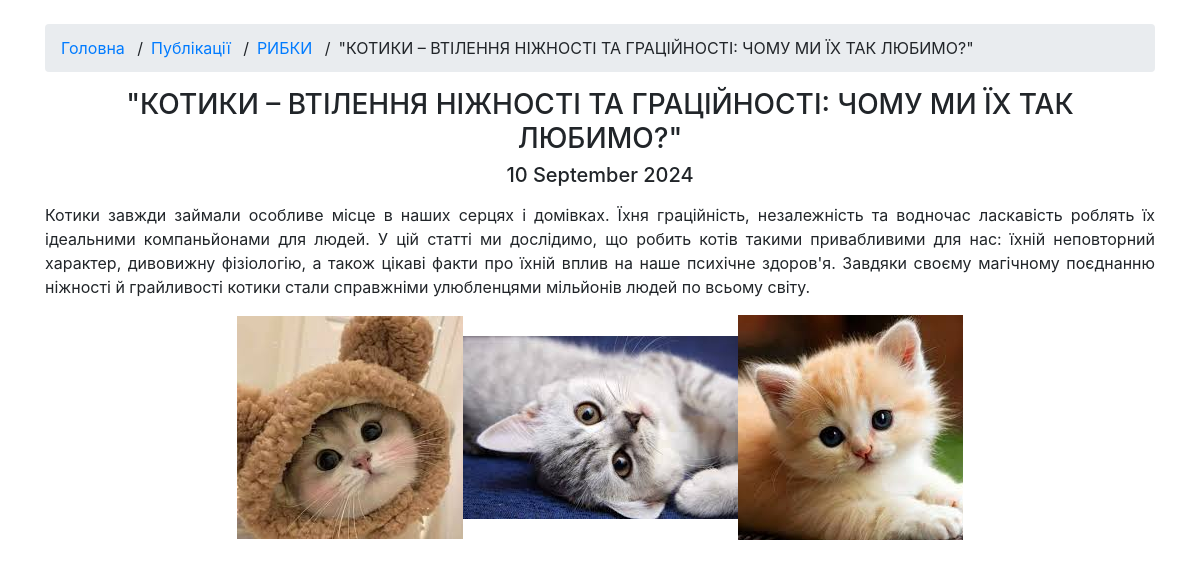
The page /articles/2024/09/10/kotiki-vtilennya-nizhnosti-ta-gracijnosti-chomu-mi/ on the database as committed earlier.
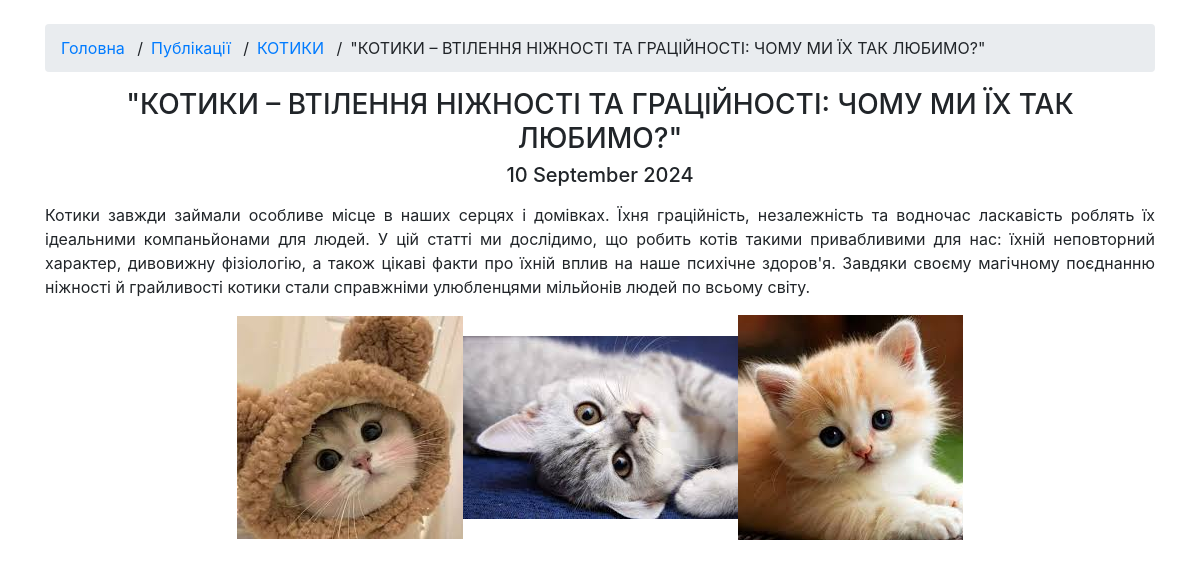
The same page on the database as committed later.
### app_blog/models.py (models this page shows, shortened)
class Article(models.Model):
    title = models.CharField('Заголовок', max_length=250, help_text='Максимум 250 символів')
    description = models.TextField(blank=True, verbose_name='Опис')
    pub_date = models.DateTimeField('Дата публікації', default=timezone.now)
    slug = models.SlugField('Слаг', unique_for_date='pub_date')
    main_page = models.BooleanField('Головна', default=False, help_text='Показувати на головній сторінці')
    category = models.ForeignKey(Category, related_name='articles', blank=True, null=True, verbose_name='Категорія', on_delete=models.CASCADE)
    objects = models.Manager()
    class Meta:
        ordering = ['-pub_date']
        verbose_name = 'Стаття'
        verbose_name_plural = 'Статті'

class Category(models.Model):
    category = models.CharField('Категорія', max_length=250, help_text='Максимум 250 символів')
    slug = models.SlugField('Слаг', unique=True)
    objects = models.Manager()
    class Meta:
        verbose_name = 'Категорія для публікації'
        verbose_name_plural = 'Категорії для публікацій'
    def __str__(self):
        return self.category
    def get_absolute_url(self):
        try:
            url = reverse('articles-category-list', kwargs={'slug': self.slug})
        except Exception:
            url = "/"
        return url

class ArticleImage(models.Model):
    article = models.ForeignKey(Article, verbose_name='Стаття', related_name='images', on_delete=models.CASCADE)
    image = models.ImageField('Фото', upload_to='photos')
    title = models.CharField('Заголовок', max_length=250, help_text='Максимум 250 символів', blank=True)
    class Meta:
        verbose_name = 'Фото для статті'
        verbose_name_plural = 'Фото для статті'

### app_blog/views.py (the view)
# urls.py: path('articles/<int:year>/<int:month>/<int:day>/<slug:slug>/', ArticleDetail.as_view(), name='news-detail'),
class ArticleDetail(DateDetailView):
    model = Article
    template_name = 'article_detail.html'
    context_object_name = 'item'
    date_field = 'pub_date'
    query_pk_and_slug = True
    month_format = '%m'
    allow_future = True
    def get_context_data(self, *args, **kwargs):
        context = super(ArticleDetail, self).get_context_data(*args, **kwargs)
        try:
            context['images'] = context['item'].images.all()
        except:
            pass
        return context

### app_blog/templates/article_detail.html (shortened to what this page needs)
<!DOCTYPE html>
<html lang="en">
<head>
    <link href="https://maxcdn.bootstrapcdn.com/bootstrap/4.5.2/css/bootstrap.min.css" rel="stylesheet">
</head>
<body>
    {% load static %}
    <div class="container mt-4">
        <ol class="breadcrumb">
            <li><a href="/">Головна</a> <span class="mx-2">/</span></li>
            <li><a href="{% url 'articleslist' %}">Публікації</a> <span class="mx-2">/</span></li>
            <li><a href="{{ item.category.get_absolute_url }}">{{ item.category|upper }}</a> <span class="mx-2">/</span></li>
            <li class="active">{{ item.title|upper }}</li>
        </ol>
        <div class="text-center">
            <h3 class="text-uppercase">
                {{ item.title }}
            </h3>
            <h5>
                {{ item.pub_date|date:"d E Y"|safe|linebreaks }}
            </h5>
        </div>
        <div class="text-center">
            <p class="text-justify">
                {{ item.description|escape|safe }}
            </p>
            {% if item.images.all %}
                <div class="d-flex justify-content-center">
                    {% include 'fotorama.html' with images=item.images.all class="image-large img-fluid" %}
                </div>
            {% endif %}
        </div>
    </div>
</body>
</html>

### app_blog/templates/fotorama.html (shortened to what this page needs)
{% spaceless %}
{% load static %}
{% endspaceless %}

Rows that differ between the two databases and show on the page:
changed Article "\"КОТИКИ – ВТІЛЕННЯ НІЖНОСТІ ТА ГРАЦІЙНОСТІ: ЧОМУ МИ ЇХ ТАК ЛЮБИМО?\"": category "РИБКИ" → "КОТИКИ"
